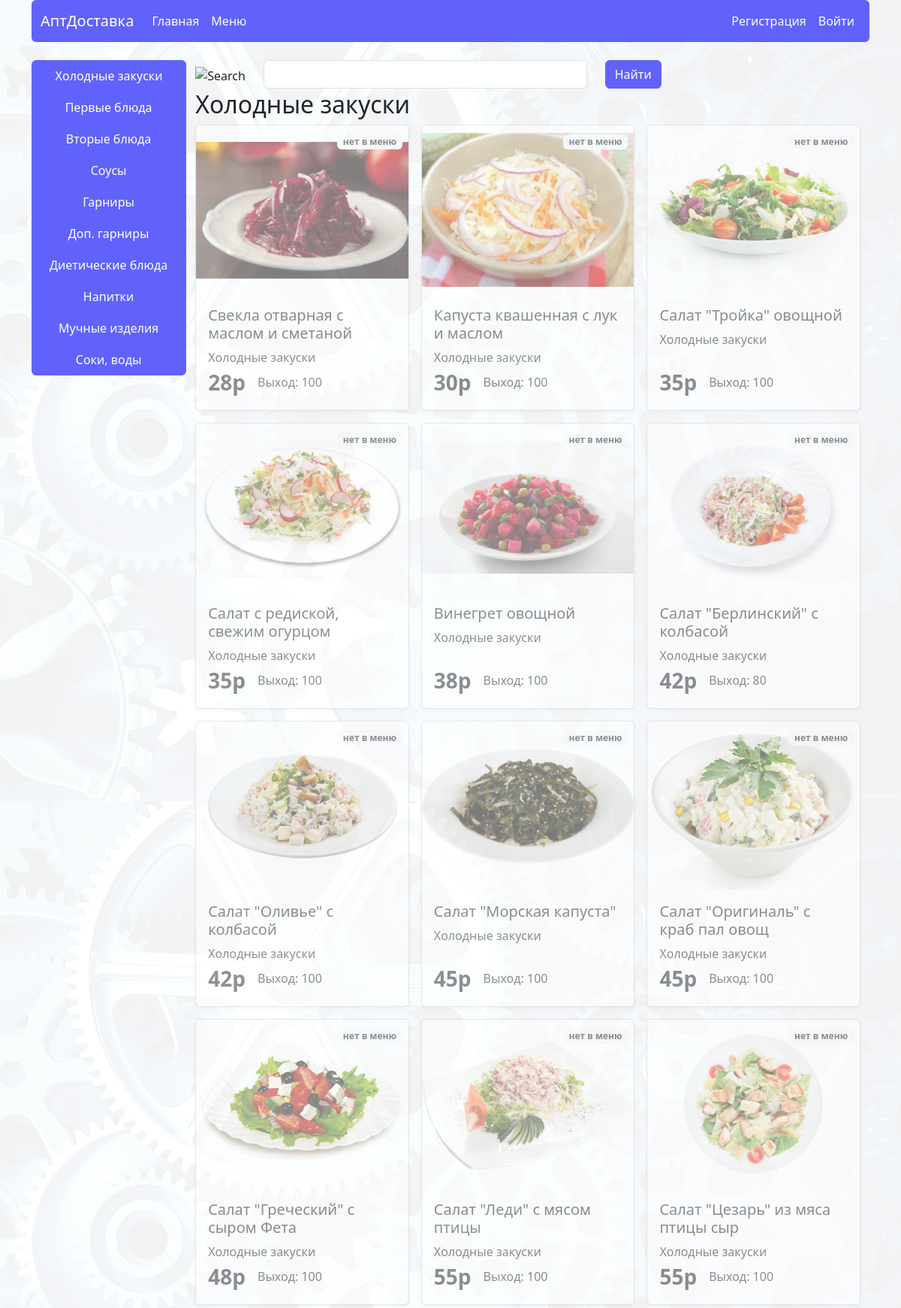
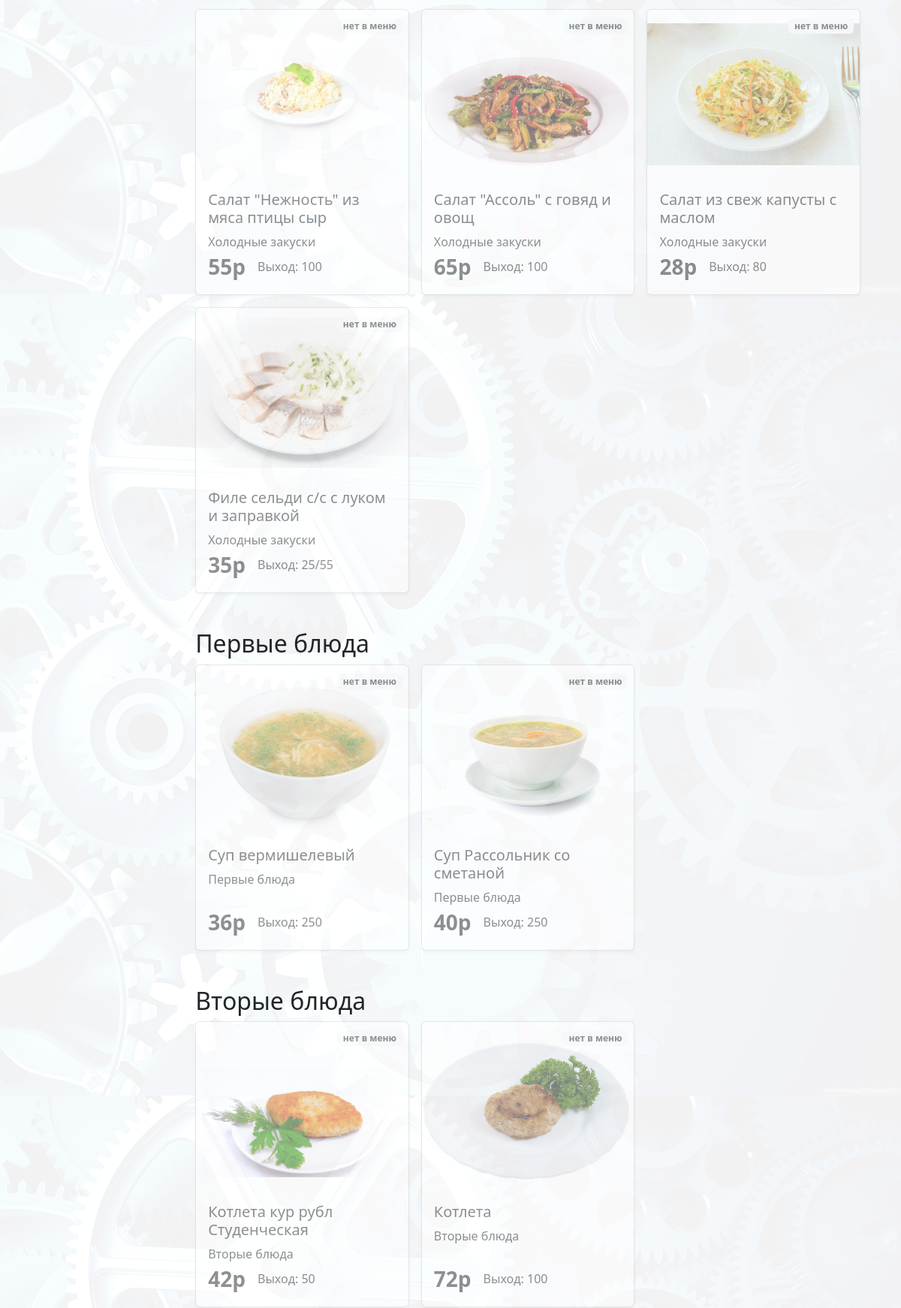
The page / (upper part) on the database its author committed (2 pictures, top to bottom).
### apt_delivery_app/models/m_category.py (models this page shows, shortened)
class Category(models.Model):
    name = models.CharField(
        max_length=20,
        verbose_name="Название"
    )
    class Meta:
        verbose_name = 'Категория'
        verbose_name_plural = 'Категории'

### apt_delivery_app/models/m_meal.py (models this page shows, shortened)
class Meal(models.Model):
    name = models.CharField(
        max_length=150,
        verbose_name="Название"
    )
    price = models.IntegerField(
        verbose_name="Цена (руб.)"
    )
    out = models.CharField(
        max_length=10,
        verbose_name="Выход"
    )
    image = models.ImageField(
        upload_to='images',
        verbose_name="Изображение",
        default='meal.png'
    )
    category = models.ForeignKey(
        Category,
        on_delete=models.CASCADE,
        verbose_name="Категория",
    )
    quantity = models.IntegerField(
        default=3,
        verbose_name="Количество"
    )
    @property
    def in_menu(self):
        from .m_menu import Menu
        today = timezone.now().date()
        menus = Menu.objects.filter(date=today, meal=self)
        return menus.exists()
    class Meta:
        verbose_name = 'Блюдо'
        verbose_name_plural = 'Блюда'

### apt_delivery_app/views/v_home.py (the view)
# urls.py: path('', views.meal_list, name="home"),
def meal_list(request):
    global search
    context = {}
    menu_exists_subquery = Meal.objects.filter(pk=OuterRef('pk')).filter(menu__date=timezone.now().date())
    finished_subquery = Meal.objects.filter(pk=OuterRef('pk')).filter(quantity=0)
    queryset = Meal.objects.annotate(
        in_today_menu=Exists(menu_exists_subquery),
        finished=Exists(finished_subquery),
        status=Case(
            When(in_today_menu=True, then=Value("Есть в меню")),
            When(Q(in_today_menu=True, finished=True), then=Value("Закончилось")),
            default=Value("Нет в меню"),
            output_field=CharField(),
        ),
    ).order_by('-in_today_menu', 'finished', 'price')
    if request.method == "GET":
        context['search'] = request.GET.get('q')
        if context['search']:
            search_result = search_queryset(queryset, context['search'])
            context['search_result'] = search_result
            context['search_count'] = search_result.count()
            context['search_count_all'] = Meal.objects.count()
    context['categories'] = Category.objects.all()
    category = context['categories'].prefetch_related(
        Prefetch(
            'meal_set',
            queryset=queryset,  # Сортировка блюд по возрастанию цены
            to_attr='ordered_meals'
        )
    )
    context['meals'] = category
    if request.user.is_authenticated:
        context['cart_count'] = Cart.objects.filter(user=request.user).count()
        cart_items = Cart.objects.filter(user=request.user, meal__in=Meal.objects.all()).values('meal_id', 'quantity')
        context['cart_items'] = cart_items
        context['cart_items_id'] = [cart_item['meal_id'] for cart_item in cart_items]
    return render(request, 'home/index.html', context)

### apt_delivery_app/templates/home/index.html (shortened to what this page needs)
{% extends 'home/base.html' %}
{% load static %}
{% block content %}
{% if not search %}
{% include 'home/elements/aside.html' %}
{% endif %}
<section data-bs-spy="scroll" data-bs-smooth-scroll="true" class="row" tabindex="0">
    <form id="changelist-search" method="get">
        <div>
           <div class="row">
            <label for="searchbar" class="col-auto col-form-label"><img src="{% static 'admin/img/search.svg' %}" alt="Search"></label>
            <div class="col col-lg-6">
                <input type="text"  class="form-control " name="q" value="" id="searchbar" autofocus="">
            </div>
               <div class="col-auto">
                   <button type="submit" class="btn btn-primary">Найти</button>
               </div>
            </div>
        </div>
    </form>
    {% if search %}
    <div>
    <div>
        <h2>Найдено {{search_count}} по: {{search}}</h2>
    </div>
    <div class="row row-cols-1 row-cols-md-2  row-cols-xl-3 g-3">
        {% for meal in search_result %}
        {% include 'home/elements/meals_cards.html' %}
        {% empty %}
        <div class="col w-100">
            {% include 'home/elements/danger.html' with text="Ничего не найдено"%}
        </div>
        {% endfor %}
    </div>
    </div>
    {% else %}
    {% for category in meals %}
    <div id="cat_{{category.id}}" class="pb-5">
        <div>
            <h2>{{category.name}}</h2>
        </div>
        <div class="row row-cols-1 row-cols-md-2  row-cols-xl-3 g-3">
            {% for meal in category.ordered_meals %}
            {% include 'home/elements/meals_cards.html' %}
            {% empty %}
            <div class="col w-100">
                {% include 'home/elements/danger.html' with text="Ничего не найдено"%}
            </div>
            {% endfor %}
        </div>
    </div>
    {% endfor %}
    {% endif%}
</section>
{% endblock %}

### apt_delivery_app/templates/home/elements/aside.html
<aside id='aside'
       class="d-flex flex-wrap align-items-center justify-content-between sticky-top z-1 rounded-2 overflow-hidden   float-none float-lg-start mb-4"
       style="top: 80px;">
    <div id="nav" class="btn-group overflow-x-auto dragscroll flex-row flex-lg-column">
        {% for category in categories %}
        <a href="#cat_{{category.id}}" data-category-id="{{ category.id }}"
           class="btn btn-primary rounded-0 d-flex px-4 align-items-center justify-content-center px-4 py-2">
            {{ category.name }}
        </a>
        {% endfor %}
    </div>
</aside>

### apt_delivery_app/templates/home/elements/meals_cards.html (shortened to what this page needs)
<div class="{% if not meal.in_menu or meal.quantity == 0 %} opacity-50{% endif %}">
    <div class="meal-item card shadow-sm h-100" data-id="{{ meal.id }}">
        {% if not meal.in_menu or meal.quantity == 0%}
        <div class="position-absolute top-0 end-0 p-2">
            <span class="badge bg-light text-dark" title="Блюдо временно отсутствует в меню" data-toggle="tooltip">
                {% if not meal.in_menu %}
                нет в меню
                {% elif meal.quantity == 0%}
                закончилось
                {% endif %}
            </span>
        </div>
        {% endif %}
        <img src="{{ meal.image.url }}" class="meal-image card-img-top object-fit-contain w-100" height="225" alt="Катринка с блюдом">
        <div class="card-body d-flex flex-column justify-content-between">
            <div>
                <h5 class="meal-name card-title name_meal">{{ meal.name }}</h5>
                <p class="meal-category card-text name_cat">{{ meal.category.name }}</p>
            </div>
            <div class="d-flex gap-3 align-items-center">
                <div class="meal-price fs-3 fw-semibold">{{ meal.price }}р</div>
                <div>Выход: {{ meal.out }}</div>
            </div>
            {% if request.user.is_authenticated and meal.in_menu and meal.quantity != 0%}
                {% load custom_filters %}
            {% endif %}
        </div>
    </div>
</div>

### apt_delivery_app/static/css/home/home_style.css (style rules this page uses)
body { background-image: url('../../images/fon/fon.png'); background-size: 100%; background-attachment: fixed; }

### rows shown on the page
Category: name "Холодные закуски"
Category: name "Первые блюда"
Category: name "Вторые блюда"
Category: name "Соусы"
Category: name "Гарниры"
Category: name "Доп. гарниры"
Category: name "Диетические блюда"
Category: name "Напитки"
Category: name "Мучные изделия"
Category: name "Соки, воды"
Meal: shows "нет в меню", image (picture), name "Свекла отварная с маслом и сметаной", category.name "Холодные закуски", price "28", out "100"
Meal: shows "нет в меню", image (picture), name "Капуста квашенная с лук и маслом", category.name "Холодные закуски", price "30", out "100"
Meal: shows "нет в меню", image (picture), name "Салат \"Тройка\" овощной", category.name "Холодные закуски", price "35", out "100"
Meal: shows "нет в меню", image (picture), name "Салат с редиской, свежим огурцом", category.name "Холодные закуски", price "35", out "100"
Meal: shows "нет в меню", image (picture), name "Винегрет овощной", category.name "Холодные закуски", price "38", out "100"
Meal: shows "нет в меню", image (picture), name "Салат \"Берлинский\" с колбасой", category.name "Холодные закуски", price "42", out "80"
Meal: shows "нет в меню", image (picture), name "Салат \"Оливье\" с колбасой", category.name "Холодные закуски", price "42", out "100"
Meal: shows "нет в меню", image (picture), name "Салат \"Морская капуста\"", category.name "Холодные закуски", price "45", out "100"
Meal: shows "нет в меню", image (picture), name "Салат \"Оригиналь\" с краб пал овощ", category.name "Холодные закуски", price "45", out "100"
Meal: shows "нет в меню", image (picture), name "Салат \"Греческий\" с сыром Фета", category.name "Холодные закуски", price "48", out "100"
Meal: shows "нет в меню", image (picture), name "Салат \"Леди\" с мясом птицы", category.name "Холодные закуски", price "55", out "100"
Meal: shows "нет в меню", image (picture), name "Салат \"Цезарь\" из мяса птицы сыр", category.name "Холодные закуски", price "55", out "100"
Meal: shows "нет в меню", image (picture), name "Салат \"Нежность\" из мяса птицы сыр", category.name "Холодные закуски", price "55", out "100"
Meal: shows "нет в меню", image (picture), name "Салат \"Ассоль\" с говяд и овощ", category.name "Холодные закуски", price "65", out "100"
Meal: shows "нет в меню", image (picture), name "Салат из свеж капусты с маслом", category.name "Холодные закуски", price "28", out "80"
Meal: shows "нет в меню", image (picture), name "Филе сельди с/с с луком и заправкой", category.name "Холодные закуски", price "35", out "25/55"
Meal: shows "нет в меню", image (picture), name "Суп вермишелевый", category.name "Первые блюда", price "36", out "250"
Meal: shows "нет в меню", image (picture), name "Суп Рассольник со сметаной", category.name "Первые блюда", price "40", out "250"
Meal: shows "нет в меню", image (picture), name "Котлета кур рубл Студенческая", category.name "Вторые блюда", price "42", out "50"
Meal: shows "нет в меню", image (picture), name "Котлета", category.name "Вторые блюда", price "72", out "100"
